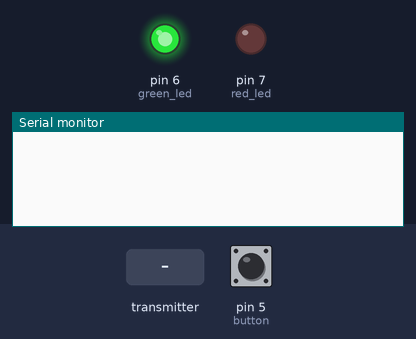
Bench run of a sketch on a simulated Arduino Uno, built with avr-gcc and run on an emulated ATmega328P. Shown: output pins drawn as LEDs (lit = HIGH), the last lines printed to the serial monitor. The test bench sets the inputs (shaded band); at power-on: pin 5 (button) HIGH. No radio packets arrive unless stated.

Above: at 1.2 s.
1.3 s: pin 5 (button) pulled LOW for 0.15 s
At 1.9 s:
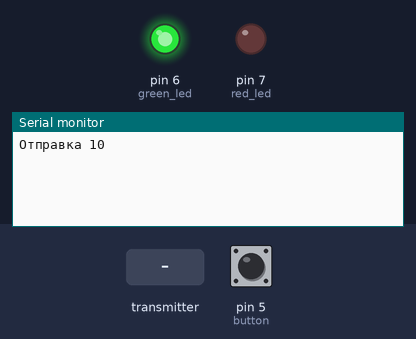
2.9 s: the transmitter starts sending myData.0 = 0
At 2.97 s:
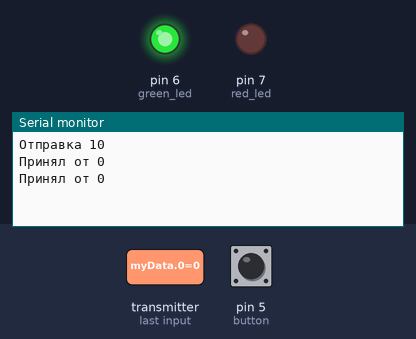
4.8 s: pin 5 (button) pulled LOW for 1 s
At 4.96 s:
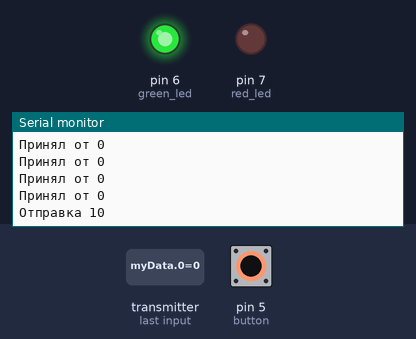
8.8 s: the transmitter starts sending myData.0 = 256
At 8.87 s:
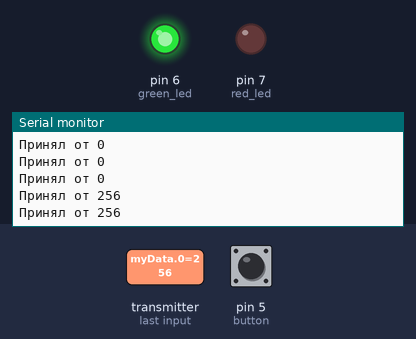
11.8 s: the transmitter starts sending myData.0 = 512
At 11.87 s:
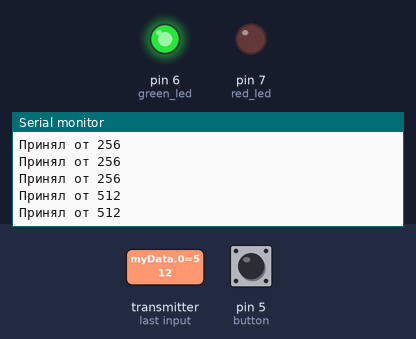
14.8 s: pin 5 (button) pulsed LOW 2 times (0.12 s each, 0.3 s apart)
At 14.96 s:
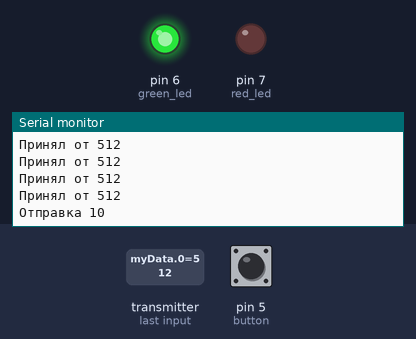
Timing chart, 0 to 17.8 s (numbered marks = the images above; inputs shaded):
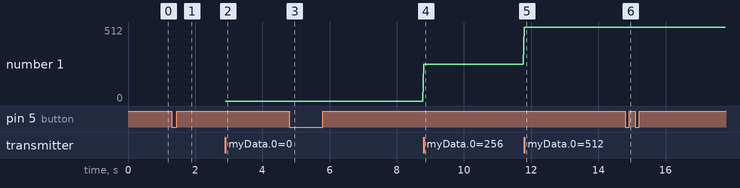

The sketch:

RX.ino
```cpp
#include <SPI.h>                                               // Подключаем библиотеку для работы с шиной SPI.
#include <nRF24L01.h>                                          // Подключаем файл настроек из библиотеки RF24.
#include <RF24.h>                                              // Подключаем библиотеку для работы с nRF24L01+.
RF24     radio(9, 10);                                         // Создаём объект radio для работы с библиотекой RF24, указывая номера выводов модуля (CE, SS).
int      myData[1];                                            // Объявляем массив для приёма и хранения данных (до 32 байт включительно).
int      ackData[1];                                           // Объявляем массив для передачи данных в пакете подтверждения приёма (до 32 байт включительно).
int      txData[1];
#define button 5  //главная кнопка
#define green_led 6
#define red_led 7
byte butt;
bool flag = 0;
void setup() {
  Serial.begin(9600);
  radio.begin();                                             // Инициируем работу nRF24L01+
  radio.setChannel      (0x4c);                                // Указываем канал передачи данных (от 0 до 125), 27 - значит передача данных осуществляется на частоте 2,427 ГГц.
  radio.setDataRate     (RF24_2MBPS);                        // Указываем скорость передачи данных (RF24_250KBPS, RF24_1MBPS, RF24_2MBPS), RF24_1MBPS - 1Мбит/сек.
  radio.setPALevel      (RF24_PA_MAX);                       // Указываем мощность передатчика (RF24_PA_MIN=-18dBm, RF24_PA_LOW=-12dBm, RF24_PA_HIGH=-6dBm, RF24_PA_MAX=0dBm).
  radio.enableAckPayload();                                  // Указываем что в пакетах подтверждения приёма есть блок с пользовательскими данными.
  radio.enableDynamicPayloads();                             // Разрешить динамически изменяемый размер блока данных на всех трубах.

  radio.openWritingPipe (0xAABBCCDD77LL);

  radio.openReadingPipe (1, 0xAABBCCDD11LL);                 // Открываем 1 трубу с адресом 0xAABBCCDD11, для приема данных.
  radio.openReadingPipe (2, 0xAABBCCDD22LL);
  radio.openReadingPipe (3, 0xAABBCCDD33LL);
  radio.openReadingPipe (4, 0xAABBCCDD44LL);
  radio.startListening  ();                                  // Включаем приемник, начинаем прослушивать открытые трубы.
  pinMode(button, INPUT_PULLUP);  //подключение кнопки
  pinMode(red_led, OUTPUT);      //подключение красного светодиода
  pinMode(green_led, OUTPUT);      //подключение зеленого светодиода
  digitalWrite(green_led, 1);
}

void loop() {
  if (radio.available()) {
    radio.read(&myData, sizeof(myData));
    ackData[0] = myData[0] * 11;
    radio.writeAckPayload (myData[0], &ackData, sizeof(ackData));
    Serial.print("Принял от ");
    Serial.println(myData[0]);
  }
  butt = digitalRead(button);
  if (!butt && !flag) {
    radio.flush_tx();
    txData[0] = 10;
    radio.stopListening();
    if (radio.write(&txData, sizeof(txData))) {
      Serial.print("Отправка "); Serial.println(txData[0]);
    } else Serial.println("Феил отправки");
    delay(200);
    radio.startListening();
    radio.flush_tx();
  }
  if (butt && flag) flag = !flag;
  if (radio.rxFifoFull()) radio.flush_tx();
}
```

Measured:
- after the input at 1.3 s, the serial monitor: prints a new line at once (image 1)
- after the input at 2.9 s, the serial monitor: prints a new line at once (image 2)
- after the input at 4.8 s, the serial monitor: prints a new line at once (image 3)
- after the input at 8.8 s, the serial monitor: prints a new line at once (image 4)
- after the input at 11.8 s, the serial monitor: prints a new line at once (image 5)
- after the input at 14.8 s, the serial monitor: prints a new line at once (image 6)
- plotted number 1: 0 → 256 after the input at 8.8 s, 256 → 512 after the input at 11.8 s
